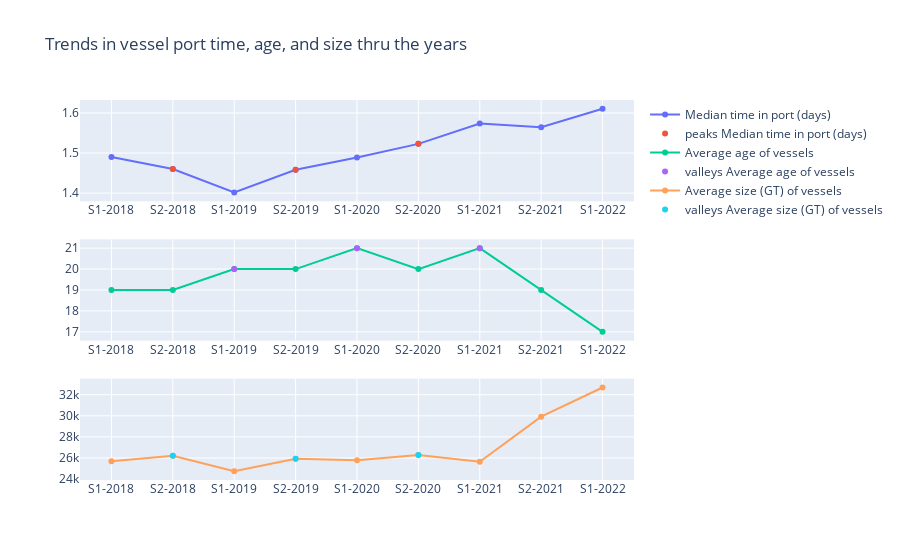

Notebook source saved alongside this figure:
### Code cell
fig_2 = go.Figure()
fig_2 = make_subplots(rows=3,cols=1)
x1 = geo_port_all_vessels['Period Label']
y1 = geo_port_all_vessels[activity_5]
x2 = df_max_1['Period Label']
y2 = df_max_1[activity_5]
x3 = geo_port_all_vessels['Period Label']
y3 = geo_port_all_vessels[activity_8]
x4 = df_min_1['Period Label']
y4 = df_min_1[activity_8]
x5 = geo_port_all_vessels['Period Label']
y5 = geo_port_all_vessels[activity_10]
x6 = df_max_1['Period Label']
y6 = df_max_1[activity_10]

fig_2.append_trace(go.Scatter(x=x1,y=y1,name=activity_5),row=1,col=1)
fig_2.append_trace(go.Scatter(x=x2,y=y2,mode='markers',name='peaks ' + activity_5),row=1,col=1)
fig_2.append_trace(go.Scatter(x=x3,y=y3,name=activity_8),row=2,col=1)
fig_2.append_trace(go.Scatter(x=x4,y=y4,mode='markers',name='valleys ' + activity_8),row=2,col=1)
fig_2.append_trace(go.Scatter(x=x5,y=y5,name=activity_10),row=3,col=1)
fig_2.append_trace(go.Scatter(x=x6,y=y6,mode='markers',name='valleys ' + activity_10),row=3,col=1)

fig_2.update_layout(title='Trends in vessel port time, age, and size thru the years')

fig_2.show()

### Figure 1 — Plotly figure (JSON) as saved in the notebook; plotly's stock layout.template omitted (floating-point values rounded to 4 significant figures)
{"data": [{"name": "Median time in port (days)", "type": "scatter", "x": ["S1-2018", "S2-2018", "S1-2019", "S2-2019", "S1-2020", "S2-2020", "S1-2021", "S2-2021", "S1-2022"], "xaxis": "x", "y": [1.49, 1.46, 1.401, 1.458, 1.489, 1.523, 1.574, 1.565, 1.61], "yaxis": "y"}, {"mode": "markers", "name": "peaks Median time in port (days)", "type": "scatter", "x": ["S2-2018", "S2-2019", "S2-2020"], "xaxis": "x", "y": [1.46, 1.458, 1.523], "yaxis": "y"}, {"name": "Average age of vessels", "type": "scatter", "x": ["S1-2018", "S2-2018", "S1-2019", "S2-2019", "S1-2020", "S2-2020", "S1-2021", "S2-2021", "S1-2022"], "xaxis": "x2", "y": [19, 19, 20, 20, 21, 20, 21, 19, 17], "yaxis": "y2"}, {"mode": "markers", "name": "valleys Average age of vessels", "type": "scatter", "x": ["S1-2019", "S1-2020", "S1-2021"], "xaxis": "x2", "y": [20, 21, 21], "yaxis": "y2"}, {"name": "Average size (GT) of vessels", "type": "scatter", "x": ["S1-2018", "S2-2018", "S1-2019", "S2-2019", "S1-2020", "S2-2020", "S1-2021", "S2-2021", "S1-2022"], "xaxis": "x3", "y": [25686, 26220, 24755, 25938, 25790, 26294, 25644, 29921, 32686], "yaxis": "y3"}, {"mode": "markers", "name": "valleys Average size (GT) of vessels", "type": "scatter", "x": ["S2-2018", "S2-2019", "S2-2020"], "xaxis": "x3", "y": [26220, 25938, 26294], "yaxis": "y3"}], "layout": {"title": {"text": "Trends in vessel port time, age, and size thru the years"}, "xaxis": {"anchor": "y", "domain": [0, 1]}, "xaxis2": {"anchor": "y2", "domain": [0, 1]}, "xaxis3": {"anchor": "y3", "domain": [0, 1]}, "yaxis": {"anchor": "x", "domain": [0.7333, 1]}, "yaxis2": {"anchor": "x2", "domain": [0.3667, 0.6333]}, "yaxis3": {"anchor": "x3", "domain": [0, 0.2667]}}}
